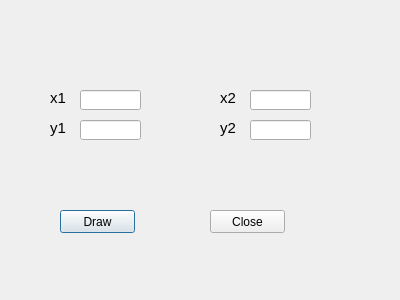
<?xml version="1.0" encoding="UTF-8"?>
<ui version="4.0">
 <class>DDA</class>
 <widget class="QDialog" name="DDA">
  <property name="geometry">
   <rect>
    <x>0</x>
    <y>0</y>
    <width>400</width>
    <height>300</height>
   </rect>
  </property>
  <property name="windowTitle">
   <string>Dialog</string>
  </property>
  <widget class="QLineEdit" name="x1">
   <property name="geometry">
    <rect>
     <x>80</x>
     <y>90</y>
     <width>61</width>
     <height>20</height>
    </rect>
   </property>
  </widget>
  <widget class="QLabel" name="label">
   <property name="geometry">
    <rect>
     <x>50</x>
     <y>90</y>
     <width>21</width>
     <height>16</height>
    </rect>
   </property>
   <property name="font">
    <font>
     <pointsize>11</pointsize>
    </font>
   </property>
   <property name="text">
    <string>x1</string>
   </property>
  </widget>
  <widget class="QLabel" name="label_2">
   <property name="geometry">
    <rect>
     <x>50</x>
     <y>120</y>
     <width>16</width>
     <height>16</height>
    </rect>
   </property>
   <property name="font">
    <font>
     <pointsize>11</pointsize>
    </font>
   </property>
   <property name="text">
    <string>y1</string>
   </property>
  </widget>
  <widget class="QLabel" name="label_3">
   <property name="geometry">
    <rect>
     <x>220</x>
     <y>90</y>
     <width>21</width>
     <height>16</height>
    </rect>
   </property>
   <property name="font">
    <font>
     <pointsize>11</pointsize>
    </font>
   </property>
   <property name="text">
    <string>x2</string>
   </property>
  </widget>
  <widget class="QLabel" name="label_4">
   <property name="geometry">
    <rect>
     <x>220</x>
     <y>120</y>
     <width>21</width>
     <height>16</height>
    </rect>
   </property>
   <property name="font">
    <font>
     <pointsize>11</pointsize>
    </font>
   </property>
   <property name="text">
    <string>y2</string>
   </property>
  </widget>
  <widget class="QLineEdit" name="y1">
   <property name="geometry">
    <rect>
     <x>80</x>
     <y>120</y>
     <width>61</width>
     <height>20</height>
    </rect>
   </property>
  </widget>
  <widget class="QLineEdit" name="x2">
   <property name="geometry">
    <rect>
     <x>250</x>
     <y>90</y>
     <width>61</width>
     <height>20</height>
    </rect>
   </property>
  </widget>
  <widget class="QLineEdit" name="y2">
   <property name="geometry">
    <rect>
     <x>250</x>
     <y>120</y>
     <width>61</width>
     <height>20</height>
    </rect>
   </property>
  </widget>
  <widget class="QPushButton" name="DrawBtn">
   <property name="geometry">
    <rect>
     <x>60</x>
     <y>210</y>
     <width>75</width>
     <height>23</height>
    </rect>
   </property>
   <property name="text">
    <string>Draw</string>
   </property>
  </widget>
  <widget class="QPushButton" name="CloseBtn">
   <property name="geometry">
    <rect>
     <x>210</x>
     <y>210</y>
     <width>75</width>
     <height>23</height>
    </rect>
   </property>
   <property name="text">
    <string>Close</string>
   </property>
  </widget>
 </widget>
 <resources/>
 <connections>
  <connection>
   <sender>CloseBtn</sender>
   <signal>clicked()</signal>
   <receiver>DDA</receiver>
   <slot>close()</slot>
   <hints>
    <hint type="sourcelabel">
     <x>247</x>
     <y>221</y>
    </hint>
    <hint type="destinationlabel">
     <x>199</x>
     <y>149</y>
    </hint>
   </hints>
  </connection>
 </connections>
</ui>
